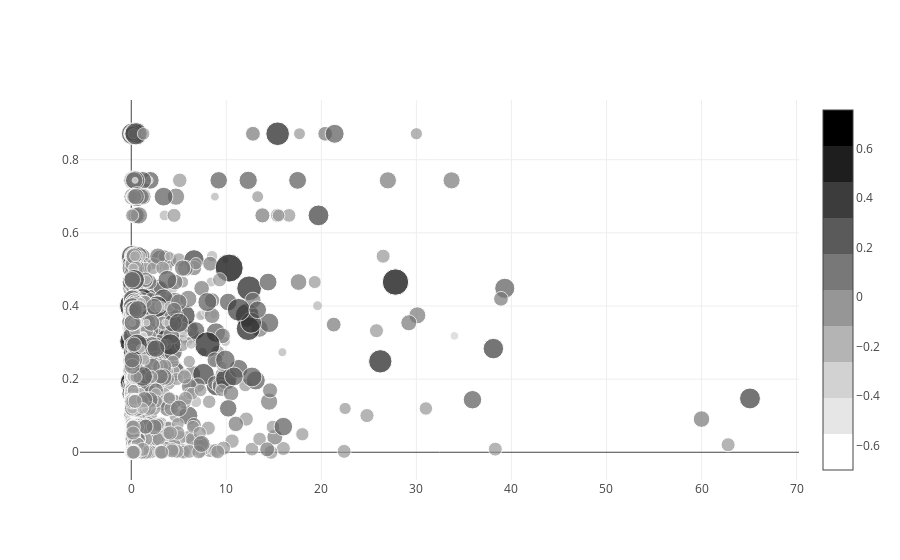

This figure's notebook cell:
### Code cell
import plotly
import plotly.graph_objs as go
from plotly.offline import download_plotlyjs, init_notebook_mode, plot, iplot
init_notebook_mode(connected=True)
import numpy as np

trace1 = go.Scatter(
    x = data["rain"],
    y = data["Current Hour Avg"],
    mode='markers',
    marker=dict(
#         size = data['Traffic influence'] * 30 + 21,
        size = (data['Traffic influence'] + 0.7) * 20,
        color = data['Traffic influence'], #set color equal to a variable
#         colorscale='Jet',
        colorscale=grey,
        showscale=True
    )
)

iplot([trace1], filename='scatter-plot-with-colorscale')

### Figure 1 — Plotly figure (JSON) as saved in the notebook; plotly's stock layout.template omitted (floating-point values rounded to 4 significant figures; data arrays with more than 128 entries replaced by an {"elided": "..."} marker saying what was removed)
{"data": [{"marker": {"color": {"elided": "1880 float values"}, "colorscale": [[0, "rgb(255, 255, 255)"], [0.1, "rgb(255, 255, 255)"], [0.1, "rgb(230, 230, 230)"], [0.2, "rgb(230, 230, 230)"], [0.2, "rgb(210, 210, 210)"], [0.3, "rgb(210, 210, 210)"], [0.3, "rgb(180, 180, 180)"], [0.4, "rgb(180, 180, 180)"], [0.4, "rgb(150, 150, 150)"], [0.5, "rgb(150, 150, 150)"], [0.5, "rgb(120, 120, 120)"], [0.6, "rgb(120, 120, 120)"], [0.6, "rgb(90, 90, 90)"], [0.7, "rgb(90, 90, 90)"], [0.7, "rgb(60, 60, 60)"], [0.8, "rgb(60, 60, 60)"], [0.8, "rgb(30, 30, 30)"], [0.9, "rgb(30, 30, 30)"], [0.9, "rgb(0, 0, 0)"], [1, "rgb(0, 0, 0)"]], "showscale": true, "size": {"elided": "1880 float values"}}, "mode": "markers", "type": "scatter", "uid": "d1fc4270-eaa1-4f74-b6de-1c942d62f2c2", "x": {"elided": "1880 float values"}, "y": {"elided": "1880 float values"}}], "layout": {}}
